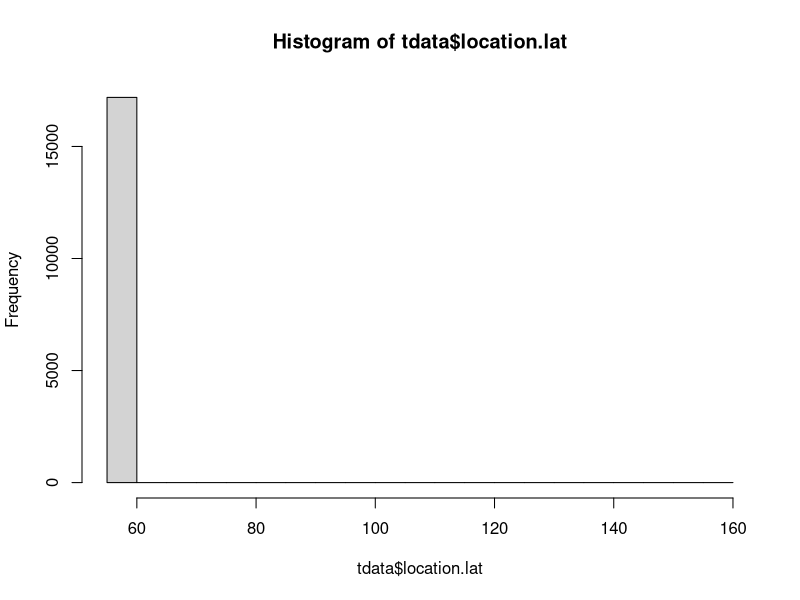
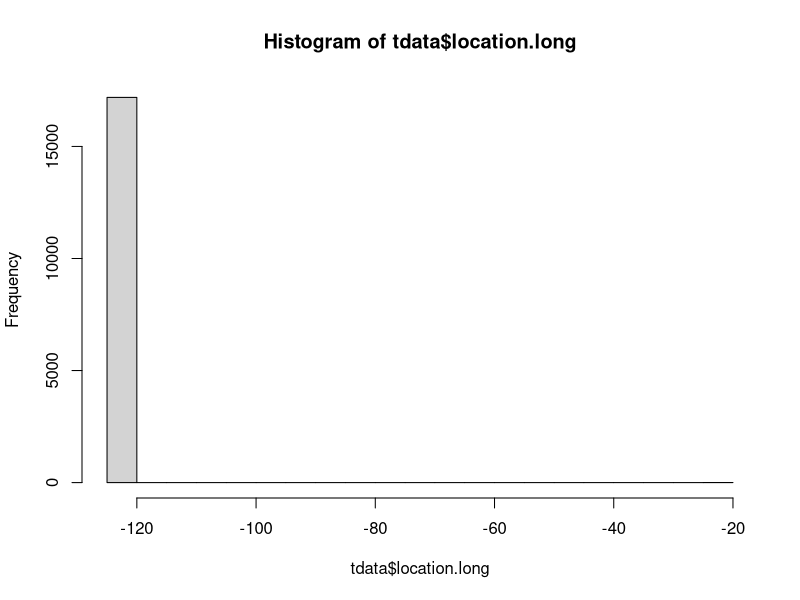
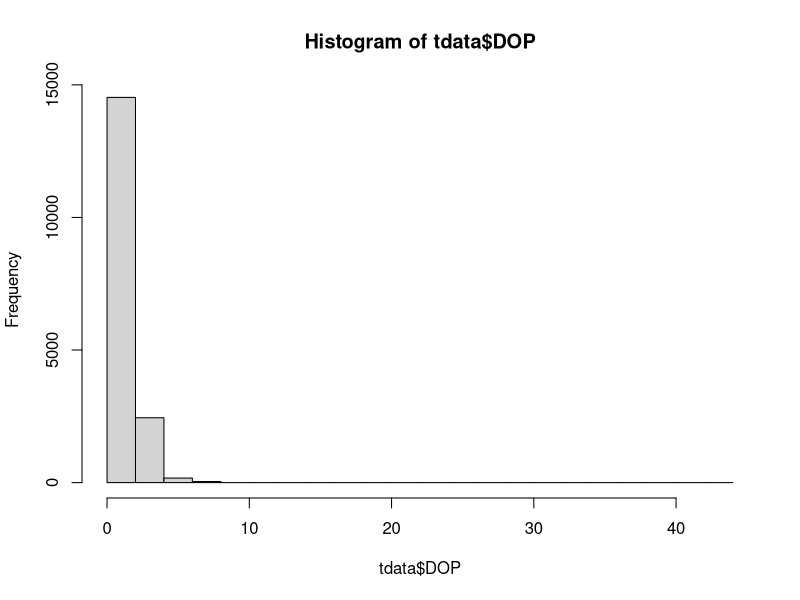
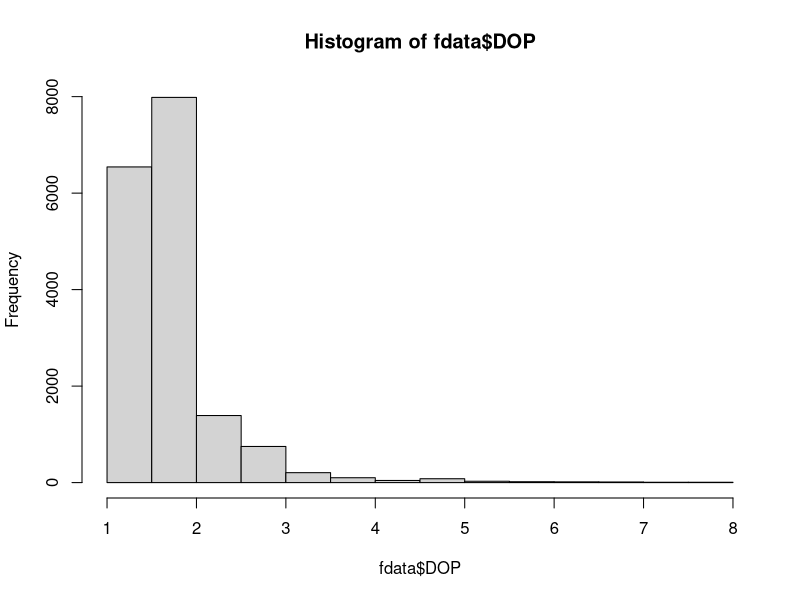

Recreate these plots in R, in order. (Note: this script raises an error after producing the figures.)
## ---- chunk 1
# Read in our data files.

library(sf)
library(readxl)
library(dplyr)
library(lubridate)
library(ggplot2)

ref_raw <- readr::read_csv("raw_data/Mountain caribou in British Columbia-reference-data.csv")

loc_raw <- read_xlsx("raw_data/Mountain caribou.xlsx")


## ---- chunk 2

head(ref_raw)

names(ref_raw)


ref_short <- ref_raw %>%
  dplyr::select("tag-id","animal-id", "deploy-on-date", "animal-sex", "animal-reproductive-condition",
                "deployment-end-type","tag-model", "tag-manufacturer-name", "tag-serial-no")


head(loc_raw)


## ---- chunk 3

all_data <- left_join(loc_raw, ref_raw, by = c('tag.local.identifier'= 'tag-id') )

all_data <- all_data %>% 
  dplyr::select(event.id, location.long, location.lat, DOP, FixType, herd ,
                study.specific.measurement , sensor.type, tag.local.identifier, date, `animal-id`,
                `animal-sex`, `animal-reproductive-condition`, `tag-manufacturer-name`, `tag-model` )


## ---- chunk 4

head(all_data)

# check if there are NA's in the data 

apply(all_data, 2, function(x) any(is.na(x)))

# Lets filter out any missing values 

length(all_data$event.id)

tdata <- all_data %>% 
  filter(!is.na(date)) %>%
  filter(!is.na(location.long)) %>%
  filter(!is.na(location.lat)) 


# Herd
unique(tdata$herd)

# two missing herd values which we can fill in (or delete)

tdata <- tdata %>% 
  mutate(herd = case_when(
    `animal-id` == "BP_car043" ~ "Burnt Pine", 
    `animal-id` == "SC_car170" ~ "Scott",
    .default = herd
  ))



#length(tdata$event.id)


## ---- chunk 5

# calculate time differences
tdata <- tdata  %>%
  mutate(date_time = ymd_hms(date)) 

# owch we still have an error in this dataset

# lets see if we can find it..... 

head(sort(unique(tdata$date)))
tail(sort(unique(tdata$date)))


tdata <- tdata  %>% 
  filter(date != "NA")

tdata  <- tdata  %>%
  mutate(date_time = ymd_hms(date)) 

#head(tdata$date_time) 

# Note the Universal Coordinated Time Zone


# lets split this data format into something more useful 

tdata  <- tdata  %>%
  mutate(year = year(date_time )) %>%
  mutate(month = month(date_time ),
         day = day(date_time),
         hour = hour(date_time),
         minute = minute(date_time))


## ---- chunk 6

# review the lat / longs 

range(tdata$location.lat)
hist(tdata$location.lat)

# above 65 latidude

range(tdata$location.long)
hist(tdata$location.long)

# greater than -100 longitude. 

tdata <- tdata %>% 
  filter(location.long <= -100) %>%
  filter(location.lat <= 65)

# DOP 

range (tdata$DOP)
hist(tdata$DOP)
unique(tdata$DOP)


# for this example we only want to keep fixes with a DOP less than 10m

fdata <- tdata %>% 
  filter(DOP <= 10)

hist(fdata$DOP)
unique(tdata$DOP)

# Fix Type : 

fixtype <- fdata %>% 
  group_by(FixType) %>%
  summarise(count = n())

fixtype

# remove the 2d locations 

fdata <- fdata %>% 
  filter(FixType != "GPS-2D")

# see what the data looks like
glimpse(fdata)
 
# lets check if this column is any use? 
unique(fdata$sensor.type)


# remove the columns that we dont need
fdata <- fdata %>% 
  select(-FixType, -DOP, -date, -study.specific.measurement , -sensor.type, -event.id)



## ---- chunk 7

#bou = read.csv("clean_data/caribou.csv")

# or 

bou_sf = read_sf("clean_data/caribou.gpkg")

bou <- bou_sf %>% st_drop_geometry(bou_sf)


head(bou)
glimpse(bou)

## ---- chunk 8

no_herds = unique(bou$herd)

no_records <- bou %>% 
  group_by(herd)%>% 
  summarise(count = n())

no_animals_id <- bou %>% 
  group_by(herd, `animal-id`)%>% 
  summarise(count = n())

no_animals_sex <- bou %>% 
  group_by(herd, `animal-sex`)%>% 
  summarise(count = n())

collar_type <- bou %>% 
  group_by(herd, `tag-manufacturer-name` , `tag-model`)%>% 
  summarise(count = n())

## ---- chunk 9


head(sbou)

sbou <- sbou %>% 
  arrange(`animal-id`, date_time)

sbou_dur <- sbou %>%
    mutate(time = as.POSIXct(date_time, format = "%y/%d/%m %H:%M:%S")) %>%
    group_by(`animal-id`) %>%
    mutate(diff = difftime(time, lag(time),  units = c("hours")))


# we can see a big range in the time intervals for the fixes

range(as.numeric(sbou_dur$diff), na.rm = TRUE)

# most fall in the less than than 10 
hist(as.numeric(sbou_dur$diff))


# lets look at the individual animals

ggplot(sbou_dur, aes(as.numeric(diff))) + 
  geom_histogram(bins=30) +
  facet_grid(.~`animal-id`)

# much of the problem is with the SC_car171 individual 

ggplot(sbou_dur, aes(y = as.numeric(diff), x = date_time)) + 
  geom_point() +
  facet_wrap(.~`animal-id`, scales = "free")


# suspect that these are a mortality signal from ? 
# some collars have a higher fix rate (SC_car168 consistent less than 10 hr difference)

## ---- chunk 10

# we can subset base on a Julian date

sbou_dur <- sbou_dur %>%
  mutate(date2=as.Date(date_time, format = '%Y-%m-%d')) %>%
  mutate(jdate=julian(date2))

# Check the multiple counts of anaimals per day 
counts.per.day.jdate <- sbou_dur %>% 
  group_by(`animal-id` , jdate, year) %>% 
  summarise(total = n(), unique = unique(jdate)) %>% 
  group_by(`animal-id`, total, year) %>% 
  summarise(total.j = n()) 


ggplot(counts.per.day.jdate, aes(x = total, y = total.j)) + 
  geom_point() +
  geom_vline(xintercept = 1, color = "red")+
  facet_wrap(.~`animal-id` + year)


sbou_sub <- sbou_dur %>%
    group_by(`animal-id`, jdate) %>%
    slice_sample( n = 1) 


# repeat this

# Check the multiple counts of anaimals per day 
counts.per.day.jdate <- sbou_sub %>% group_by(`animal-id` , jdate, year) %>% 
  summarise(total = n(), unique = unique(jdate)) %>% 
  group_by(`animal-id`, total, year) %>% 
  summarise(total.j = n()) 


ggplot(counts.per.day.jdate, aes(x = total, y = total.j)) + 
  geom_point() +
  geom_vline(xintercept = 1, color = "red")+
  facet_wrap(.~`animal-id` + year)


length(sbou_sub$location.long)



# lets write this out as .csv and .Gpkg

write.csv(sbou_sub, "clean_data/scott_herd_subset.csv", row.names = F)


# convert to a sf object 
# 
sbou_sub_sf <- st_as_sf(sbou_sub, coords = c("location.long", "location.lat"), crs = 4326, remove = FALSE)
# 
# # export as .gpkg
st_write(sbou_sub_sf, "clean_data/scott_herd_subset.gpkg", append = FALSE)
